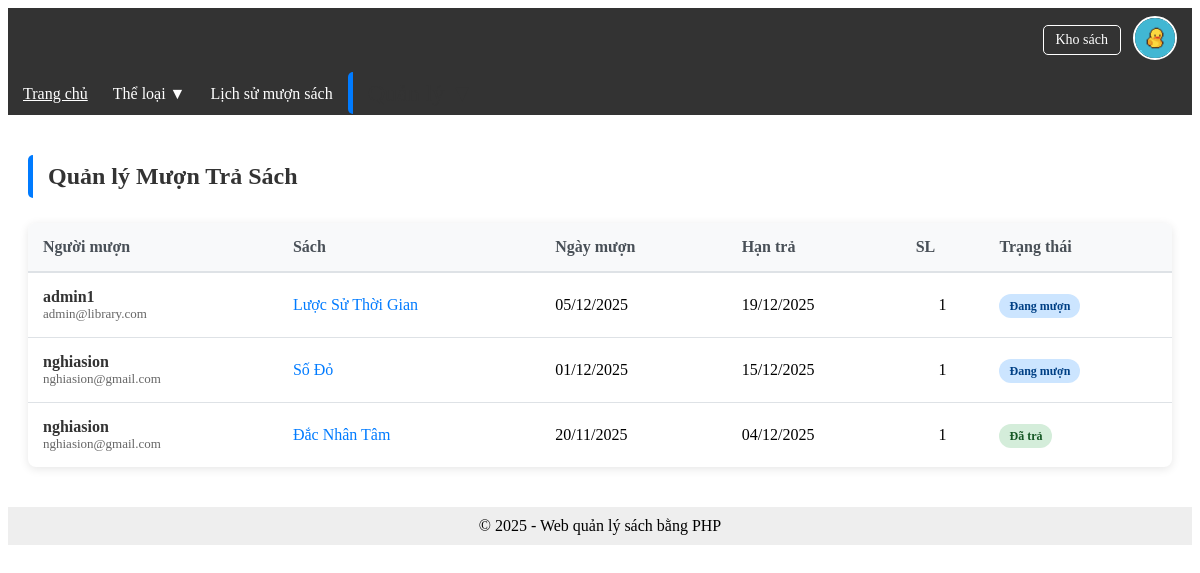
The app's page /views/admin/borrow_management.php (signed in), older data.
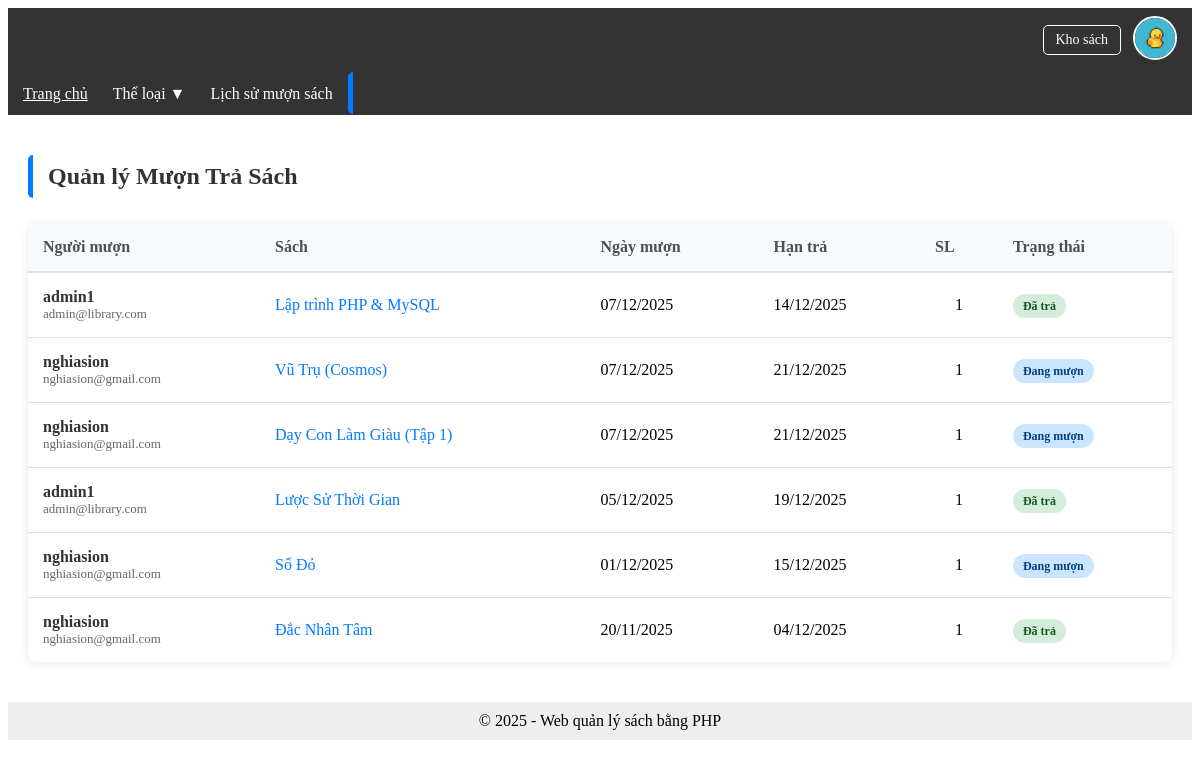
The same page, newer data.
### tables this page shows
CREATE TABLE IF NOT EXISTS `borrow_records` (
  `id` int NOT NULL AUTO_INCREMENT,
  `user_id` int NOT NULL,
  `book_id` int NOT NULL,
  `borrow_date` date NOT NULL,
  `return_date_due` date NOT NULL,
  `return_date_actual` date DEFAULT NULL,
  `status` enum('borrowed','returned','overdue','lost') NOT NULL DEFAULT 'borrowed',
  `quantity` int DEFAULT '1',
  PRIMARY KEY (`id`),
  KEY `user_id` (`user_id`),
  KEY `book_id` (`book_id`)
);

CREATE TABLE IF NOT EXISTS `users` (
  `id` int NOT NULL AUTO_INCREMENT,
  `username` varchar(50) NOT NULL,
  `password` varchar(255) NOT NULL,
  `email` varchar(50) DEFAULT NULL,
  `role` enum('admin','user') DEFAULT 'user',
  PRIMARY KEY (`id`),
  UNIQUE KEY `username` (`username`),
  UNIQUE KEY `email` (`email`)
);

CREATE TABLE IF NOT EXISTS `books` (
  `id` int NOT NULL AUTO_INCREMENT,
  `title` varchar(255) NOT NULL,
  `author` varchar(255) DEFAULT NULL,
  `publish_year` int DEFAULT NULL,
  `price` decimal(10,2) DEFAULT NULL,
  `image` varchar(255) DEFAULT NULL,
  `created_at` timestamp NULL DEFAULT CURRENT_TIMESTAMP,
  `category` varchar(100) NOT NULL,
  `quantity` int NOT NULL DEFAULT '10',
  PRIMARY KEY (`id`)
);

### models/BorrowRecord.php (called while the page is built, shortened)
<?php
require_once __DIR__ . "/../config/database.php";
class BorrowRecord {
    private $conn;
    public function __construct() {
        $db = new Database();
        $this->conn = $db->connect();
        $this->createTableIfNotExists();
    }
    private function createTableIfNotExists() {
        $sql = "CREATE TABLE IF NOT EXISTS borrow_records (
            id INT NOT NULL AUTO_INCREMENT,
            user_id INT NOT NULL,
            book_id INT NOT NULL,
            borrow_date DATE NOT NULL,
            return_date_due DATE NOT NULL,
            return_date_actual DATE,
            status ENUM('borrowed', 'returned', 'overdue') DEFAULT 'borrowed',
            quantity INT DEFAULT 1,
            created_at TIMESTAMP DEFAULT CURRENT_TIMESTAMP,
            PRIMARY KEY (id)
        ) ENGINE=MyISAM DEFAULT CHARSET=utf8mb4 COLLATE=utf8mb4_0900_ai_ci";
        try {
            $this->conn->exec($sql);
            $checkSql = "SHOW COLUMNS FROM borrow_records LIKE 'quantity'";
            $stmt = $this->conn->prepare($checkSql);
            $stmt->execute();
        } catch (PDOException $e) {
        }
    }
    public function getAllRecords() {
        $sql = "SELECT br.*, b.title, b.image, u.username, u.email
                FROM borrow_records br
                JOIN books b ON br.book_id = b.id
                JOIN users u ON br.user_id = u.id
                ORDER BY br.borrow_date DESC";
        $stmt = $this->conn->prepare($sql);
        $stmt->execute();
        return $stmt->fetchAll(PDO::FETCH_ASSOC);
    }
}

### config/database.php (called while the page is built, shortened)
<?php
class Database {
    private $host = "localhost";
    private $db_name = "bookdb";
    private $username = "root";
    private $password = "";
    public function connect() {
        $this->conn = null;
        try {
            $this->conn = new PDO("mysql:host=$this->host;dbname=$this->db_name;charset=utf8",
                                  $this->username,
                                  $this->password);
            $this->conn->setAttribute(PDO::ATTR_ERRMODE, PDO::ERRMODE_EXCEPTION);
        } catch (PDOException $e) {
            echo "Kết nối thất bại: " . $e->getMessage();
        }
        return $this->conn;
    }
}

### views/admin/borrow_management.php (the view, shortened to what the changed rows need)
<?php
include "../../includes/header.php";
include "../../includes/navbar.php";
require_once "../../models/BorrowRecord.php";
$borrowRecordModel = new BorrowRecord();
$records = $borrowRecordModel->getAllRecords();
?>
<div class="admin-container">
    <h2 class="admin-title">Quản lý Mượn Trả Sách</h2>
    <div class="table-wrapper">
        <table class="admin-table">
            <thead>
                <tr>
                    <th>Người mượn</th>
                    <th>Sách</th>
                    <th>Ngày mượn</th>
                    <th>Hạn trả</th>
                    <th>SL</th>
                    <th>Trạng thái</th>
                </tr>
            </thead>
            <tbody>
                <?php if (count($records) > 0): ?>
                    <?php foreach ($records as $record): ?>
                        <tr>
                            <td>
                                <div class="user-info">
                                    <div class="user-name"><?php echo htmlspecialchars($record['username']); ?></div>
                                    <div class="user-email"><?php echo htmlspecialchars($record['email']); ?></div>
                                </div>
                            </td>
                            <td>
                                <div class="book-info">
                                    <div class="book-title"><?php echo htmlspecialchars($record['title']); ?></div>
                                </div>
                            </td>
                            <td><?php echo date('d/m/Y', strtotime($record['borrow_date'])); ?></td>
                            <td><?php echo date('d/m/Y', strtotime($record['return_date_due'])); ?></td>
                            <td align="center"><?php echo $record['quantity']; ?></td>
                            <td>
                                <?php
                                    $statusClass = '';
                                    $statusText = '';
                                    switch($record['status']) {
                                        case 'borrowed':
                                            $statusClass = 'status-borrowed';
                                            $statusText = 'Đang mượn';
                                            break;
                                        case 'returned':
                                            $statusClass = 'status-returned';
                                            $statusText = 'Đã trả';
                                            break;
                                    }
                                ?>
                                <span class="status-badge <?php echo $statusClass; ?>">
                                    <?php echo $statusText; ?>
                                </span>
                            </td>
                        </tr>
                    <?php endforeach; ?>
                <?php else: ?>
                    <tr>
                        <td colspan="6" style="text-align: center; padding: 30px;">Chưa có dữ liệu mượn trả nào.</td>
                    </tr>
                <?php endif; ?>
            </tbody>
        </table>
    </div>
</div>
<?php include "../../includes/footer.php"; ?>

Row changes from the older to the newer data that the page shows:
added borrow_records: user.username "admin1", user.email "admin@library.com", book.title "Lập trình PHP & MySQL", borrow_date "07/12/2025", return_date_due "14/12/2025", quantity "1", status "Đã trả"
added borrow_records: user.username "nghiasion", user.email "nghiasion@gmail.com", book.title "Vũ Trụ (Cosmos)", borrow_date "07/12/2025", return_date_due "21/12/2025", quantity "1", status "Đang mượn"
added borrow_records: user.username "nghiasion", user.email "nghiasion@gmail.com", book.title "Dạy Con Làm Giàu (Tập 1)", borrow_date "07/12/2025", return_date_due "21/12/2025", quantity "1", status "Đang mượn"
changed borrow_records "Lược Sử Thời Gian": status "Đang mượn" → "Đã trả"
